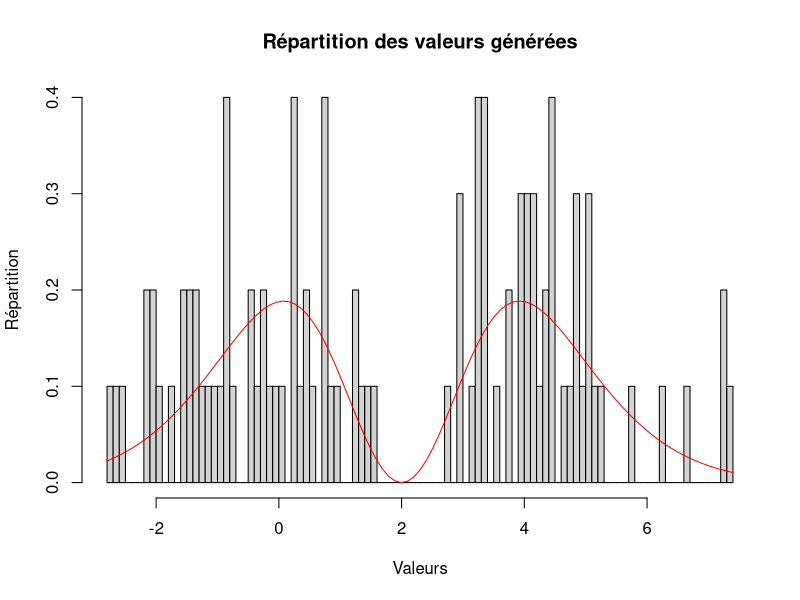

This chart was generated by the following R code:
set.seed(18)


cumu <- function(x, w, mean, sd) {
  normal_laws <- lapply(seq_len(length(w)), function(i) {
    w[i] * pnorm(x, mean = mean[i], sd = sd[i])
  })
  Reduce("+", normal_laws)
}
#Calcul de la fdr
fdr <- function(n=100, w, mean, sd) {
  r_1 <- qnorm(0.001, min(mean), max(sd))
  r_2 <- qnorm(0.999, max(mean), max(sd))
  k <- seq(r_1, r_2, (abs(r_1 - r_2) / n))
  for (i in length(w)){
    k<- c(k, mean[i])
  }
  k<-sort(k)
  cumulate <- matrix(nrow = 1, ncol = length(k))
  cumulate <- lapply(k, function(x) cumu(x, w, mean, sd))
  return(list(cumulate, k))
}

mixture <- function(x) {
  normal_laws <- lapply(seq_len(length(w)), function(i) {
    w[i] * dnorm(x, mean = mean[i], sd = sd[i])
  })
  Reduce("+", normal_laws)
}

simulate <- function(w, mean, sd, n, m) {
  
  liste <- fdr(m, w, mean, sd)[[2]]
  cumulate <- fdr(m, w, mean, sd)[[1]]
  u_1 <- runif(n)
  nb_to_generate <- rep(0, length(liste))
  nbGenere <- 0
  res <- rep(0, n)
  for (i in 1:(length(cumulate) - 1)) {
    nbGenere <- 0
    #Choisis selon quel rectangle de la fdr on va générer
    to_generate <- which(u_1 < cumulate[i + 1] & u_1 >= cumulate[i])
    nb_to_generate[i] <- length(to_generate)
    #Acceptation rejet
    while (nbGenere < nb_to_generate[i]) {
      #Une fois que l'on sait dans quel rectangle tirer Y, C'est une loi uniforme entre 2 points
      Y <- runif((nb_to_generate[i] - nbGenere), min = liste[i], max = liste[i + 1])
      u_2 <- runif((nb_to_generate[i] - nbGenere))
      height <- max(mixture(liste[i]), mixture(liste[i + 1]))
      acceptate <- which((height * u_2) <= mixture(Y))
      if (length(acceptate) > 0) {
        res[to_generate[(nbGenere + 1):min((nbGenere + length(acceptate)), nb_to_generate[i])]]=Y[acceptate[1 : min(nb_to_generate[i], length(acceptate))]]
        nbGenere=nbGenere + length(acceptate)
      }
    }
  }
  return(res)
}

w<- c(2,-1)
mean <- c(2,2)
sd <- c(2,1)
m<-10
n<-100

res <- simulate(w, mean, sd, n, m)
p1 <- hist(main = "Répartition des valeurs générées", xlab = "Valeurs", ylab = "Répartition", res, breaks = 100, freq = FALSE)
curve(2 * dnorm(x, 2, 2) - dnorm(x, 2, 1), add = TRUE, col = "red")

microbenchmark::microbenchmark(simulate(w, mean, sd, n, m))
